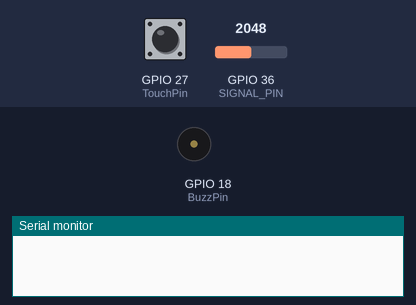
The sketch below on a simulated ESP32. Shown: buzzer (waves = sounding, pin HIGH), the last lines printed to the serial monitor. The inputs (shaded band) are chosen by the test bench; at power-on: GPIO 27 (TouchPin) HIGH, GPIO 36 (SIGNAL_PIN) = 2048. Pins used as bus, display or sensor lines are not drawn.

Above: at 2.8 s.
2.9 s: GPIO 27 (TouchPin) pulled LOW for 1.2 s
At 3.5 s:
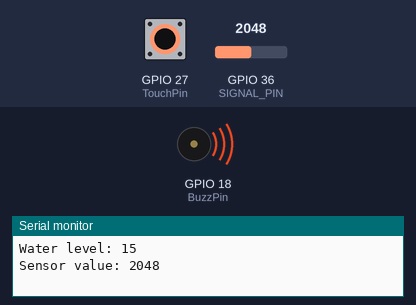
Timing chart, 0 to 5.9 s (numbered marks = the images above; inputs shaded):
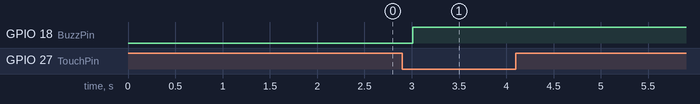

The sketch:

Lab4_Part3.ino
```cpp
#define POWER_PIN  17
#define SIGNAL_PIN A0
#define SENSOR_MIN 0
#define SENSOR_MAX 521
#define BuzzPin 18
#define TouchPin 27

const int Touch_threshold = 25;
const int Water_threshold = 1000;

int value = 0; // variable to store the sensor value
int level = 0; // variable to store the water level

void setup() {
  Serial.begin(9600);
  pinMode(BuzzPin, OUTPUT);
  pinMode(POWER_PIN, OUTPUT);   // configure D7 pin as an OUTPUT
  digitalWrite(POWER_PIN, LOW); // turn the sensor OFF
}

void loop() {
  //digitalWrite(POWER_PIN, HIGH);  // turn the sensor ON
  //delay(10);                      // wait 10 milliseconds
  //value = analogRead(SIGNAL_PIN); // read the analog value from sensor
  //digitalWrite(POWER_PIN, LOW);   // turn the sensor OFF

  int touchValue = touchRead(TouchPin);

  if(touchValue < Touch_threshold){
    digitalWrite(POWER_PIN, HIGH);  // turn the sensor ON
  delay(10);                      // wait 10 milliseconds
  value = analogRead(SIGNAL_PIN); // read the analog value from sensor
  digitalWrite(POWER_PIN, LOW);   // turn the sensor OFF
    level = map(value, SENSOR_MIN, SENSOR_MAX, 0, 4); // 4 levels
    Serial.print("Water level: ");
    Serial.println(level);

  }

  if(value > Water_threshold){
    Serial.print("Sensor value: ");
    Serial.println(value);
    digitalWrite(BuzzPin, HIGH);
  }
  else
  {
    digitalWrite(BuzzPin, LOW);
  }

  delay(1000);
}
```

Measured:
- after the input at 2.9 s, GPIO 18 (BuzzPin): LOW → HIGH after 0.11 s
